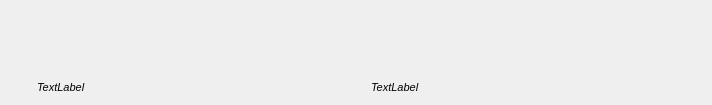
<?xml version="1.0" encoding="UTF-8"?>
<ui version="4.0">
 <class>submissionItem</class>
 <widget class="QWidget" name="submissionItem">
  <property name="geometry">
   <rect>
    <x>0</x>
    <y>0</y>
    <width>712</width>
    <height>105</height>
   </rect>
  </property>
  <property name="minimumSize">
   <size>
    <width>0</width>
    <height>0</height>
   </size>
  </property>
  <property name="windowTitle">
   <string>Form</string>
  </property>
  <property name="autoFillBackground">
   <bool>true</bool>
  </property>
  <layout class="QHBoxLayout" name="horizontalLayout_2">
   <item>
    <layout class="QVBoxLayout" name="verticalLayout">
     <item>
      <widget class="QPushButton" name="buttonUpvote">
       <property name="minimumSize">
        <size>
         <width>20</width>
         <height>20</height>
        </size>
       </property>
       <property name="maximumSize">
        <size>
         <width>20</width>
         <height>20</height>
        </size>
       </property>
       <property name="text">
        <string/>
       </property>
       <property name="icon">
        <iconset>
         <normaloff>upvote-off.png</normaloff>
         <normalon>upvote-on.png</normalon>upvote-off.png</iconset>
       </property>
       <property name="iconSize">
        <size>
         <width>15</width>
         <height>14</height>
        </size>
       </property>
       <property name="checkable">
        <bool>true</bool>
       </property>
       <property name="autoExclusive">
        <bool>true</bool>
       </property>
       <property name="flat">
        <bool>true</bool>
       </property>
      </widget>
     </item>
     <item>
      <widget class="QLabel" name="labelScore">
       <property name="font">
        <font>
         <pointsize>10</pointsize>
         <weight>75</weight>
         <bold>true</bold>
        </font>
       </property>
       <property name="text">
        <string/>
       </property>
       <property name="alignment">
        <set>Qt::AlignLeading|Qt::AlignLeft|Qt::AlignVCenter</set>
       </property>
      </widget>
     </item>
     <item>
      <widget class="QPushButton" name="buttonDownvote">
       <property name="minimumSize">
        <size>
         <width>20</width>
         <height>20</height>
        </size>
       </property>
       <property name="maximumSize">
        <size>
         <width>20</width>
         <height>20</height>
        </size>
       </property>
       <property name="text">
        <string/>
       </property>
       <property name="icon">
        <iconset>
         <normaloff>downvote-off.png</normaloff>
         <normalon>downvote-on.png</normalon>downvote-off.png</iconset>
       </property>
       <property name="iconSize">
        <size>
         <width>15</width>
         <height>14</height>
        </size>
       </property>
       <property name="checkable">
        <bool>true</bool>
       </property>
       <property name="autoExclusive">
        <bool>true</bool>
       </property>
       <property name="flat">
        <bool>true</bool>
       </property>
      </widget>
     </item>
     <item>
      <spacer name="verticalSpacer">
       <property name="orientation">
        <enum>Qt::Vertical</enum>
       </property>
       <property name="sizeHint" stdset="0">
        <size>
         <width>20</width>
         <height>40</height>
        </size>
       </property>
      </spacer>
     </item>
    </layout>
   </item>
   <item>
    <layout class="QVBoxLayout" name="verticalLayout_2">
     <item>
      <widget class="QLabel" name="labelTitle">
       <property name="sizePolicy">
        <sizepolicy hsizetype="Expanding" vsizetype="Expanding">
         <horstretch>0</horstretch>
         <verstretch>0</verstretch>
        </sizepolicy>
       </property>
       <property name="text">
        <string/>
       </property>
       <property name="alignment">
        <set>Qt::AlignLeading|Qt::AlignLeft|Qt::AlignTop</set>
       </property>
       <property name="wordWrap">
        <bool>true</bool>
       </property>
       <property name="margin">
        <number>3</number>
       </property>
      </widget>
     </item>
     <item>
      <layout class="QHBoxLayout" name="horizontalLayout">
       <item>
        <widget class="QLabel" name="labelSubreddit">
         <property name="font">
          <font>
           <pointsize>8</pointsize>
           <italic>true</italic>
          </font>
         </property>
         <property name="text">
          <string>TextLabel</string>
         </property>
        </widget>
       </item>
       <item>
        <widget class="QLabel" name="labelRedditor">
         <property name="font">
          <font>
           <pointsize>8</pointsize>
           <italic>true</italic>
          </font>
         </property>
         <property name="text">
          <string>TextLabel</string>
         </property>
        </widget>
       </item>
      </layout>
     </item>
    </layout>
   </item>
   <item>
    <spacer name="horizontalSpacer_2">
     <property name="orientation">
      <enum>Qt::Horizontal</enum>
     </property>
     <property name="sizeType">
      <enum>QSizePolicy::Fixed</enum>
     </property>
     <property name="sizeHint" stdset="0">
      <size>
       <width>3</width>
       <height>20</height>
      </size>
     </property>
    </spacer>
   </item>
  </layout>
 </widget>
 <resources/>
 <connections/>
</ui>
